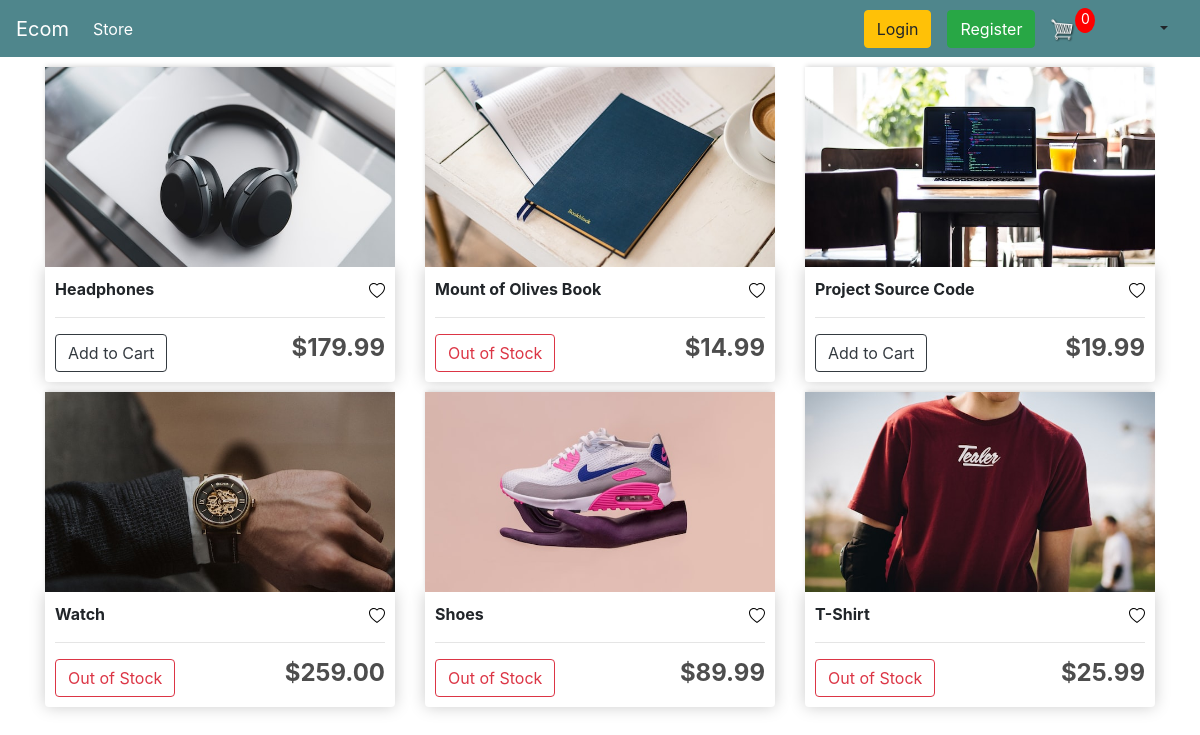
/store/, run on the app's committed database.
### store/models.py (models this page shows, shortened)
class Product(models.Model):
    name = models.CharField(max_length=200, null=True)
    price = models.FloatField()
    discount_price = models.FloatField(default=0.0)
    digital = models.BooleanField(default=False, null=True, blank=True)
    image = models.ImageField(null=True, blank=True)
    def __str__(self) -> str:
        return self.name
    @property
    def imageURL(self):
        try:
            url = self.image.url
        except:
            url = ''
        return url
    @property
    def isInWishlist(self):
        wishlist_items = self.wishlistitem_set.all()
        if len(wishlist_items) > 0:
            return "True"
        else:
            return "False"
    @property
    def wishlist_item_customer_list(self):
        wishlist_items = self.wishlistitem_set.all()
        print('wishlist_items: ', wishlist_items)
        customer_list = []
        for wish_item in wishlist_items:
            print('adding customer.user = ', wish_item.customer)
            customer_list.append(wish_item.customer)
        print('returning...  user_list = ', customer_list)
        return customer_list

### store/views.py (the view)
# urls.py: path("", include("store.urls"))
def store(request):
    cookieData = cartData(request = request)
    noOfCartItems = cookieData['noOfCartItems']
    products = Product.objects.all()
    cartItemList = getCartItemList(request, products, cookieData)
    stockInfoList = getStockInfoList(products)
    productInfoList = list(zip(products, cartItemList, stockInfoList))
    print(f'........STORE PAGE......  noOfCartItems = {noOfCartItems}  productInfoList={productInfoList}')
    context={ 'productInfoList' : productInfoList, 'noOfCartItems':  noOfCartItems}
    return render(request, 'store/store.html', context)

### store/models.py (called while the page is built)
    def __str__(self) -> str:
        return str(self.user)

    def __str__(self) -> str:
        return f'WishListItem: product-name = {self.product.name} | customer = {self.customer}'

    @property
    def no_of_purchased_unit(self):
        all_purchased_items = PurchasedItem.objects.filter(product=self.product)
        sum_of_purchase_quantity = sum([item.quantity for item in all_purchased_items]) if len(all_purchased_items) > 0 else 0
        return sum_of_purchase_quantity

    @property
    def no_of_sold_unit(self):
        all_sold_items = SoldItem.objects.filter(product=self.product)
        sum_of_sold_unit = sum([item.quantity for item in all_sold_items]) if len(all_sold_items) > 0 else 0
        return sum_of_sold_unit

    @property
    def no_of_item_in_stock(self):
        return self.no_of_purchased_unit - self.no_of_sold_unit

    @property
    def effective_order_limit(self):
        return min(self.order_limit, self.no_of_item_in_stock)

### store/utils.py (called while the page is built, shortened)
def cookieCart(request):
    try:
        temp_cart = json.loads(request.COOKIES['cart'])
    except:
        temp_cart = {}
    print('temp_cart: ', temp_cart)
    items = []
    cart = {
        'get_cart_total': 0,
        'get_checked_item_count': 0,
        'shipping': False
    }
    noOfCartItems = 0
    return {
        'noOfCartItems': noOfCartItems,
        'cart': cart,
        'items': items
    }

def cartData(request):
    if request.user.is_authenticated:
        customer = request.user.customer
        cart, created = Cart.objects.get_or_create(customer = customer)
        items = cart.cartitem_set.all()
        noOfCartItems = cart.get_all_cart_item_count
    else:
        cookieData = cookieCart(request = request)
        noOfCartItems = cookieData['noOfCartItems']
        cart = cookieData['cart']
        items = cookieData['items']
    return {
        'noOfCartItems': noOfCartItems,
        'cart': cart,
        'items': items
    }

def getCartItemList(request, products, cookieData):
    cartItemList = []
    cartItems = cookieData['items']
    for product in products:
        isNotFound = True
        for item in cartItems:
            if isSame(request, product, item):
                isNotFound = False
                cartItemList.append({ 'quantity': getQuantity(request, item) })
                break
        if isNotFound:
            cartItemList.append({ 'quantity': 0 })
    return cartItemList

### templates/store/store.html (shortened to what this page needs)
{% extends 'store/main.html' %}
{% load static %}
{% block content %}
    <div class="row">
        {% for product, cartItemInfo, stockInfo in productInfoList %}
            <div id='wish-item-product-id-{{product.id}}' class="col-lg-4">
                <img id="img-id-{{ forloop.counter0 }}" data-counter={{ forloop.counter0 }} class="thumbnail fade-while-hovering" src="{{product.imageURL}}">
                <div class="box-element product">
                    <strong>{{product.name}}</strong>
                    <a data-product={{product.id}} class="text-decoration-none wish-list" style="float:right">
                        <svg xmlns="http://www.w3.org/2000/svg" width="16" height="16" fill="currentColor" class="bi bi-heartt" viewBox="0 0 16 16">
                            <path id="remove-btn-{{product.id}}" style="color:MediumSeaGreen" fill-rule="evenodd" d="M8 1.314C12.438-3.248 23.534 4.735 8 15-7.534 4.736 3.562-3.248 8 1.314z"/>
                            <path id="add-btn-{{product.id}}" style="color:black" d="m8 2.748-.717-.737C5.6.281 2.514.878 1.4 3.053c-.523 1.023-.641 2.5.314 4.385.92 1.815 2.834 3.989 6.286 6.357 3.452-2.368 5.365-4.542 6.286-6.357.955-1.886.838-3.362.314-4.385C13.486.878 10.4.28 8.717 2.01L8 2.748zM8 15C-7.333 4.868 3.279-3.04 7.824 1.143c.06.055.119.112.176.171a3.12 3.12 0 0 1 .176-.17C12.72-3.042 23.333 4.867 8 15z"></path>
                            {% if request.user.customer in product.wishlist_item_customer_list %}
                                <script>
                                    console.log("remove-btn: product.name = {{product.name}}   ||  product.isInWishList = '{{product.isInWishlist}}'")
                                    document.getElementById("remove-btn-{{product.id}}").classList.remove("hidden")
                                    document.getElementById("add-btn-{{product.id}}").classList.add("hidden")
                                </script>
                            {% else %}
                                <script>
                                    console.log("add-btn: product.name = {{product.name}}   ||  product.isInWishList = '{{product.isInWishlist}}'")
                                    document.getElementById("remove-btn-{{product.id}}").classList.add("hidden")
                                    document.getElementById("add-btn-{{product.id}}").classList.remove("hidden")
                                </script>
                            {% endif %}
                        </svg>
                    </a>
                    <hr>
                    {% if stockInfo.effectiveOrderLimit %}
                        {% if cartItemInfo.quantity > 0 %}
                            <button data-product={{product.id}} data-action="remove"  class="btn btn-outline-dark remove-btn update-cart pl-2 pr-2">-</button>
                            <button class="btn btn-outline-dark pl-4 pr-4">{{ cartItemInfo.quantity }}</button>
                            {% if cartItemInfo.quantity <= stockInfo.effectiveOrderLimit %}
                                <button data-product={{product.id}} data-action="add"  class="btn btn-outline-dark add-btn update-cart pl-2 pr-2">+</button>
                            {% else %}
                                <button class="btn btn-outline-secondary cannot-add-btn pl-2 pr-2">+</button>
                            {% endif %}
                        {% else %}
                            <button data-product={{product.id}} data-action="add"  class="btn btn-outline-dark add-btn update-cart"> Add to Cart </button>
                        {% endif %}
                    {% else %}
                        <button class="btn btn-outline-danger">Out of Stock</button>
                    {% endif %}
                    <h4 style="display: inline-block; float: right"><strong>${{product.price|floatformat:2}}</strong></h4>
                </div>
            </div>
        {% endfor %}
    </div>
    <link rel="stylesheet" href="https://cdn.jsdelivr.net/npm/pixeden-stroke-7-icon@1.2.3/pe-icon-7-stroke/dist/pe-icon-7-stroke.min.css">
    <link href="https://cdn.jsdelivr.net/npm/bootstrap@4.4.1/dist/css/bootstrap.min.css" rel="stylesheet">
{% endblock content %}

### static/css/main.css (style rules this page uses)
body { background-color: hsl(0, 0%, 98%); }
h1,h2,h3,h4,h5,h6 { color:hsl(0, 0%, 30%); }
.box-element { box-shadow:hsl(0, 0%, 80%) 0 0 16px; background-color: #fff; border-radius: 4px; padding: 10px; }
.thumbnail { width: 100%; height: 200px; -webkit-box-shadow: -1px -3px 5px -2px rgba(214,214,214,1); -moz-box-shadow: -1px -3px 5px -2px rgba(214,214,214,1); box-shadow: -1px -3px 5px -2px rgba(214,214,214,1); }
.product { border-radius: 0 0 4px 4px; }
.col-lg-4, .col-lg-6, .col-lg-8, .col-lg-12 { margin-top: 10px; }
.btn { border-radius: 0; }

### data on the page
Product: imageURL (picture), name "Headphones", price "179.99"
Product: imageURL (picture), name "Mount of Olives Book", shows "Out of Stock", price "14.99"
Product: imageURL (picture), name "Project Source Code", price "19.99"
Product: imageURL (picture), name "Watch", shows "Out of Stock", price "259.00"
Product: imageURL (picture), name "Shoes", shows "Out of Stock", price "89.99"
Product: imageURL (picture), name "T-Shirt", shows "Out of Stock", price "25.99"

### other printed values
{{ noOfCartItems }} "0"
